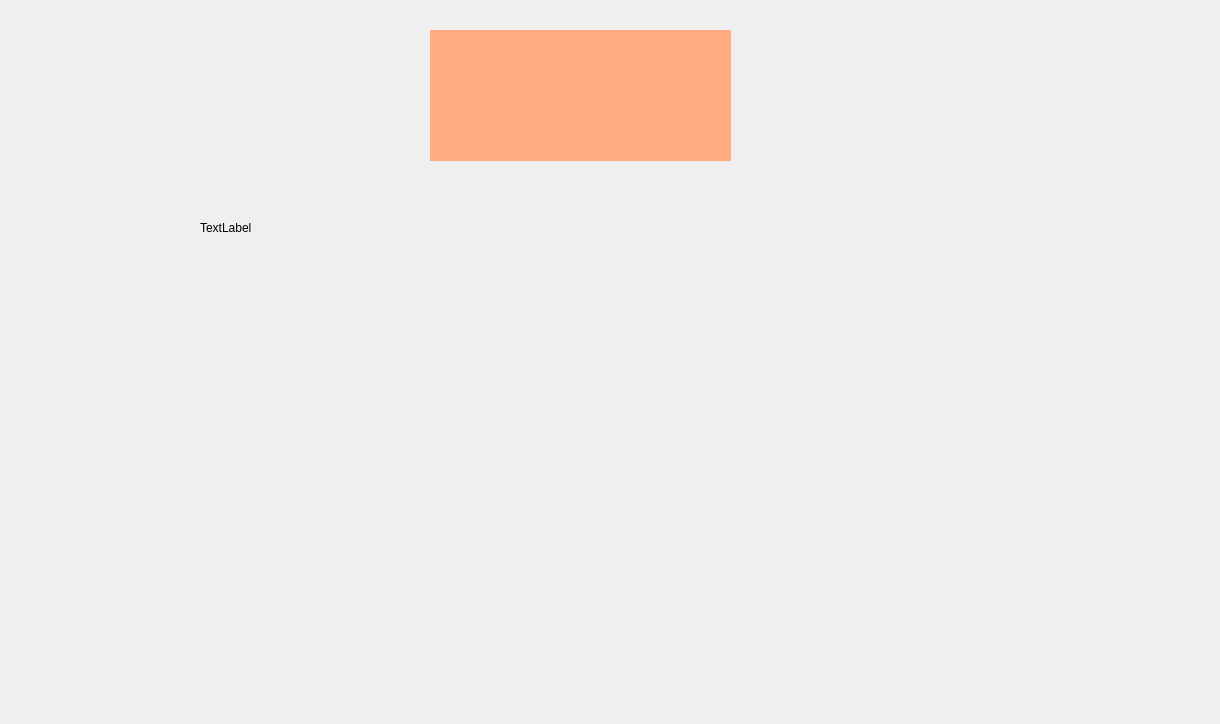
<?xml version="1.0" encoding="UTF-8"?>
<ui version="4.0">
 <class>Token</class>
 <widget class="QDialog" name="Token">
  <property name="geometry">
   <rect>
    <x>0</x>
    <y>0</y>
    <width>1220</width>
    <height>724</height>
   </rect>
  </property>
  <property name="windowTitle">
   <string>Dialog</string>
  </property>
  <widget class="QLabel" name="Companyname">
   <property name="geometry">
    <rect>
     <x>430</x>
     <y>30</y>
     <width>301</width>
     <height>131</height>
    </rect>
   </property>
   <property name="styleSheet">
    <string notr="true">background-color: rgb(255, 170, 127);</string>
   </property>
   <property name="text">
    <string/>
   </property>
  </widget>
  <widget class="QLabel" name="label">
   <property name="geometry">
    <rect>
     <x>200</x>
     <y>220</y>
     <width>55</width>
     <height>16</height>
    </rect>
   </property>
   <property name="text">
    <string>TextLabel</string>
   </property>
  </widget>
 </widget>
 <resources/>
 <connections/>
</ui>
